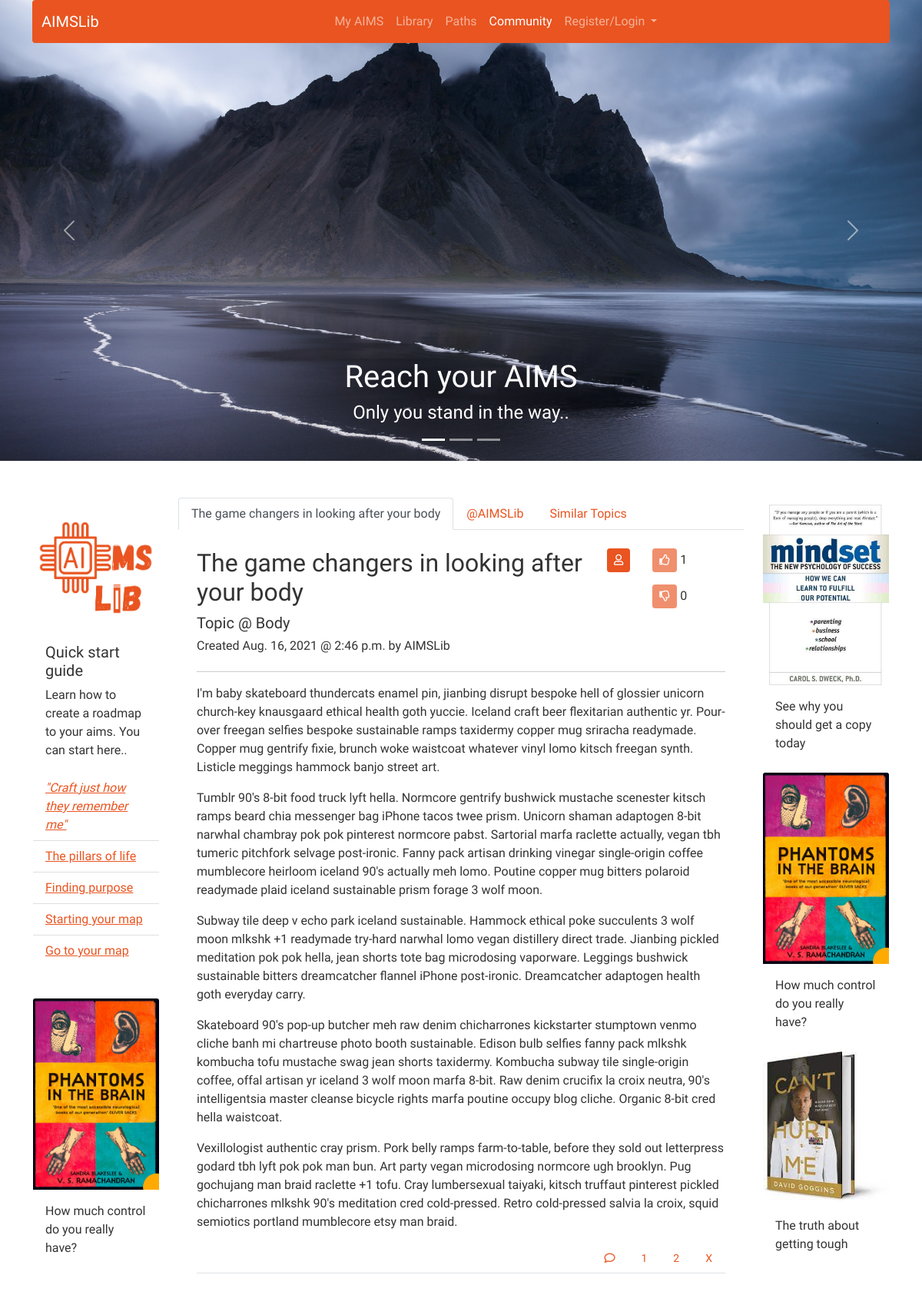
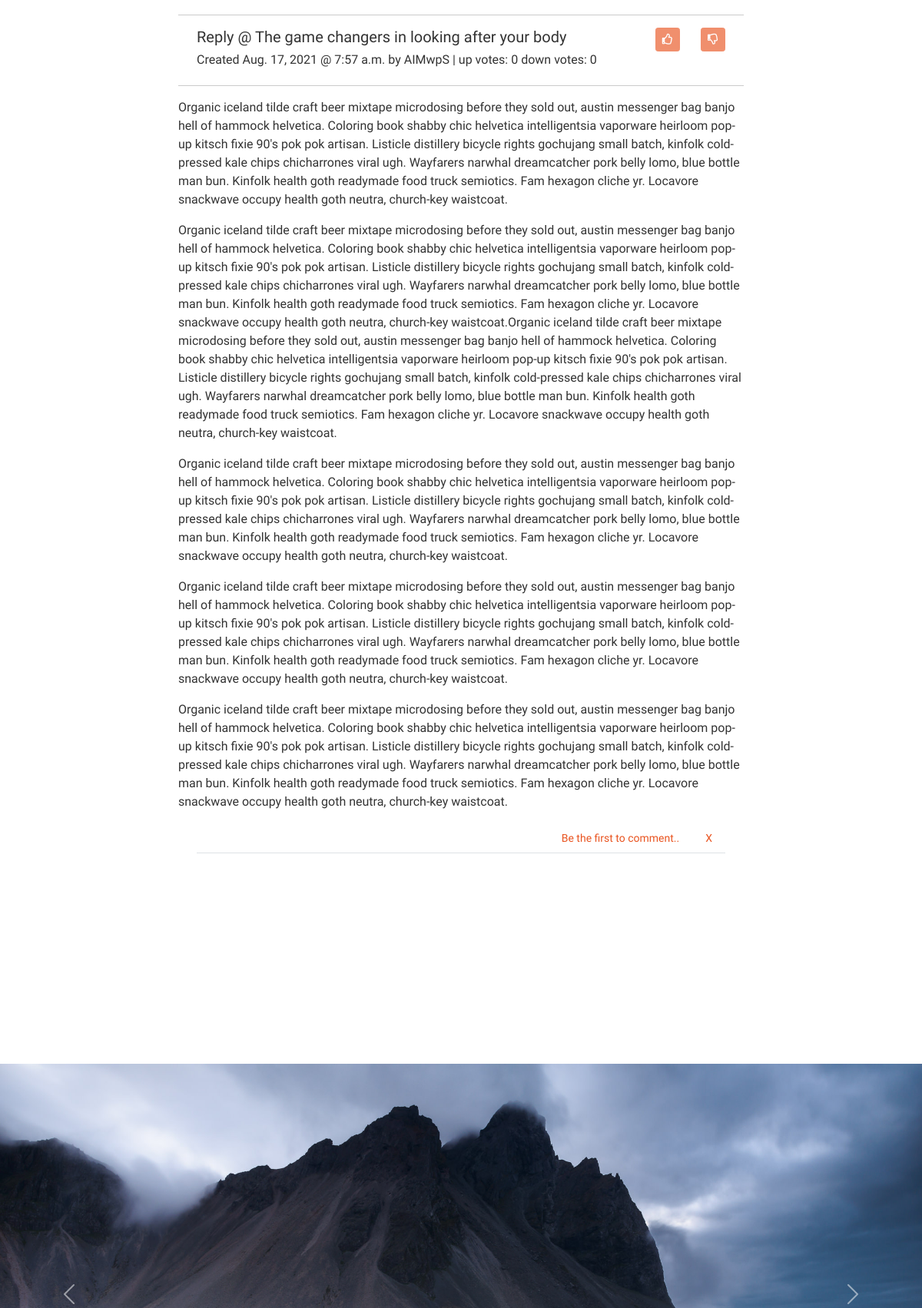
The page /forum_topic/1 (upper part) on the database its author committed (2 pictures, top to bottom).
### forum/models.py (models this page shows, shortened)
class Post(models.Model):
    title = models.CharField(max_length=255)
    dev_area = models.ForeignKey(DevelopmentCategory, null=True,on_delete=models.SET_NULL)
    author = models.ForeignKey(User, on_delete=models.CASCADE)
    body = RichTextField(config_name="article_editor", )
    publish_date = models.DateField(auto_now_add=True)
    publish_time = models.TimeField(auto_now_add=True)
    topic_snippet = models.TextField(max_length=500, blank=True, null=True)
    def __str__(self):
        return self.title + ' | ' + str(self.author) #This changes the displayed object name into relevant text information

class Reply(models.Model):
    author = models.ForeignKey(User, on_delete=models.CASCADE)
    on_post = models.ForeignKey(Post, related_name="replies", on_delete=models.CASCADE)
    body = RichTextField(config_name="article_editor", blank=True, null=True)
    publish_date = models.DateField(auto_now_add=True)
    publish_time = models.TimeField(auto_now_add=True)
    modify_date = models.DateField(auto_now=True,auto_now_add=False)
    modify_time = models.TimeField(auto_now=True,auto_now_add=False)

### Development/models.py (models this page shows, shortened)
class DevelopmentCategory(models.Model):
    title = models.CharField(max_length=255)
    description = models.TextField()
    parent_category = models.ForeignKey('self',blank=True, null=True ,related_name='children', on_delete=models.SET_NULL)
    global_standard = models.BooleanField(default=False)

### forum/views.py (the view, shortened to what this page needs)
# urls.py: path('forum_topic/<int:pk>', ForumTopicView, name="forum-topic-view"), #<int:pk> references the specifc blog
def ForumTopicView(request, pk):
    print(request)
    if request.method == "POST":
        print("okay 1")
    topic = get_object_or_404(Post,id=pk)#
    print(f"this topic {topic}")
    topic_comment_form = ForumTopicCommentForm(request.POST or None)#
    reply_comment_form = ForumTopicCommentForm(request.POST or None)#
    template_name = "forum_topic_view.html"
    topic_comment_split_list = []
    reply_comment_split_list = []
    all_replies_and_comments = []
    topic_votes = []
    if request.method == "GET":
        topic_comments = Comment.objects.filter_by_instance(topic)
        topic_votes = VoteUpDown.objects.filter_by_instance_vote_counts(topic)
        if topic_comments:
            topic_comments_votes = []
            for comment in topic_comments:
                comment_votes = VoteUpDown.objects.filter_by_instance_vote_counts(comment)
                topic_comments_votes.append((comment, comment_votes))
            topic_comment_split_list = create_comment_lists_by_len(topic_comments_votes, 5)
        topic_replies = Reply.objects.filter(on_post=pk)
        if topic_replies:
            for topic_reply in topic_replies:
                reply_votes = VoteUpDown.objects.filter_by_instance_vote_counts(topic_reply)
                reply_comments = Comment.objects.filter_by_instance(topic_reply)
                reply_comments_votes = []
                if reply_comments:
                    for comment in reply_comments:
                        comment_votes = VoteUpDown.objects.filter_by_instance_vote_counts(comment)
                        reply_comments_votes.append((comment, comment_votes))
                    reply_comment_split_list = create_comment_lists_by_len(reply_comments_votes, 5)
                    all_replies_and_comments.append(((topic_reply, reply_votes),reply_comment_split_list))
                else:
                    all_replies_and_comments.append((
                                                    (topic_reply,reply_votes),
                                                    ))
    print(f"THE FUCKING REQUEST: {request.path}")
    print(request.method)
    if request.method =="POST":
        print("we made it to post")
    print("HERE")
    print(request.POST)
    if request.method =="POST" and 'topic_vote_down' in request.POST:
        past_vote = VoteUpDown.objects.filter_by_instance(topic)
        if request.user:
            user_votes = past_vote.filter(votee=request.user)
            if user_votes:
                messages.info(request, 'You have already voted')
                return HttpResponseRedirect(request.path)
            else:
                new_vote = VoteUpDown(votee=request.user, content_type=ContentType.objects.get_for_model(Post), object_id=topic.id, is_up_vote=False)
                new_vote.save()
                messages.success(request, 'Thankyou for your opinion - it might help others find what they need!')
                return HttpResponseRedirect(request.path)
        else:
            messages.info(request, 'You must be logged in to vote')
            return HttpResponseRedirect(request.path)
    else:
        print("OH SHIT")
    context = {
                "topic": topic,
                "pagi_comments": topic_comment_split_list[:min(len(topic_comment_split_list), 6)],
                "topic_comment_form": topic_comment_form,
                "topic_replies": all_replies_and_comments,
                "reply_comment_form": reply_comment_form,
                "topic_votes": topic_votes,
                }
    return render(request, template_name, context)

### forum/models.py (called while the page is built)
    def filter_by_instance_vote_counts(self,instance):
        obj_id = instance.id
        content_type = ContentType.objects.get_for_model(instance)
        qs_up = super(VoteManager, self).filter(content_type=content_type, is_up_vote=True, object_id=obj_id)
        qs_down = super(VoteManager, self).filter(content_type=content_type,is_up_vote=False, object_id=obj_id)
        return (len(qs_up), len(qs_down))

    def filter_by_instance(self,instance):
        obj_id = instance.id
        content_type = ContentType.objects.get_for_model(instance)
        qs = super(CommentManager, self).filter(content_type=content_type, object_id=obj_id)
        return qs

### forum/views.py (called while the page is built)
def create_comment_lists_by_len(qs, l_len):
    pagi_comments = []
    pagi_builder = []
    for comment in qs:
        if len(pagi_builder) >= l_len:
            pagi_comments.append(pagi_builder)
            pagi_builder = []
        pagi_builder.append(comment)
    pagi_comments.append(pagi_builder)
    return pagi_comments

### forum/templates/forum_topic_view.html (shortened to what this page needs)
{% extends 'base.html' %}
{% block content %}
  <nav>
    <div class="nav nav-tabs" id="nav-tab" role="tablist">
      <button class="nav-link active" id="nav-home-tab" data-bs-toggle="tab" data-bs-target="#nav-home" type="button" role="tab" aria-controls="nav-home" aria-selected="true">{{ topic.title }}</button>
      <button class="nav-link" id="nav-profile-tab" data-bs-toggle="tab" data-bs-target="#nav-profile" type="button" role="tab" aria-controls="nav-profile" aria-selected="false">@{{ topic.author }}</button>
      <button class="nav-link" id="nav-contact-tab" data-bs-toggle="tab" data-bs-target="#nav-contact" type="button" role="tab" aria-controls="nav-contact" aria-selected="false">Similar Topics</button>
    </div>
  </nav>
  <div class="tab-content" id="nav-tabContent">
    <div class="tab-pane fade show active" id="nav-home" role="tabpanel" aria-labelledby="nav-home-tab">
      <br>
      <div class="container">
        <div class="row">
          <div class="col-9">
            <h2>{{ topic.title }}</h2>
            <h5>Topic @ {{ topic.dev_area.title }}</h5>
            <h6>Created {{ topic.publish_date}} @ {{ topic.publish_time }} by {{ topic.author }} {% if topic.modify_date %} & last modified on {{ topic.modify_date}} @ {{ topic.modify_time }} {% endif %}</h6 >
          </div>
          <div class="col-1">
            {% if user.is_authenticated %}
              {% if user.id == topic.author.id %}
              <span>
              <p><a href="{% url 'forum-topic-edit' topic.pk %}" class="btn btn-primary btn-sm btn-block"><i class="far fa-edit"></i></a></p>
              <p><a href="{% url 'forum-topic-delete' topic.pk %}" class="btn btn-primary btn-sm btn-block"><i class="far fa-trash-alt"></i></a></p>
              </span>
              {% else %}
              <a href="{% url 'forum-topic-reply' topic.pk %}" class="btn btn-primary btn-sm btn-block"><i class="fas fa-reply"></i></a>
              {% endif %}
            {% else %}
              <a href="{% url 'login' %}"  class="btn btn-primary btn-sm btn-block" role="button"><i class="far fa-user"></i></a>
              {% endif %}
            </div>
          <div class="col-2">
            <div class="span">
              <form method="POST" action="{% url 'forum-topic-view' topic.id %}">
                  <p>
                    {% if user.is_authenticated %}
                      <button type="submit" name="topic_vote_up" class="btn btn-primary btn-sm btn-block"><i class="far fa-thumbs-up"></i></button>
                      {% else %}
                      <button type="disabled" class="btn btn-primary btn-sm btn-block disabled"><i class="far fa-thumbs-up"></i></button>
                      {% endif %}
                    {{topic_votes.0}}
                  </p>
              </form>
              <form method="POST" action="{% url 'forum-topic-view' topic.id %}">
                  <p>
                    {% if user.is_authenticated %}
                      <button type="submit" name="topic_vote_down" class="btn btn-primary btn-sm btn-block"><i class="far fa-thumbs-down"></i></button>
                      {% else %}
                      <button type="disabled" class="btn btn-primary btn-sm btn-block disabled"><i class="far fa-thumbs-down"></i></button>
                      {% endif %}
                     {{topic_votes.1}}
                    </p>
              </form>
            </div>
          </div>
        </div>
        <div class='text-break'>
          <hr>
          <p class="text-break">{{ topic.body|safe }}</p>
        </div>
      </div>
      <div class="container">
        <div class="row">
          <div class="col-12">
              <ul class="nav nav-tabs justify-content-end" id="myTab" role="tablist">
                <li class="nav-item" role="presentation">
                  <button class="nav-link nav-link-seconday nav-link-sm btn-sm" id="tab_c" data-bs-toggle="tab" data-bs-target="#tab_content_c" type="button" role="tab" aria-controls="tab_content_c" aria-selected="false">
                  {% if not pagi_comments %} Be the first to comment.. {% else %}<i class="far fa-comment"></i>{% endif %}
                  </button>
                </li>
                {% if pagi_comments %}
                  {% for comment_list in pagi_comments %}
                    <li class="nav-item" role="presentation">
                      <button class="nav-link nav-link-sm btn-sm" id="tab_{{ forloop.counter0 }}" data-bs-toggle="tab" data-bs-target="#tab_content_{{ forloop.counter0 }}" type="button" role="tab" aria-controls="tab_content_{{ forloop.counter0 }}" aria-selected="false">{{ forloop.counter }}</button>
                    </li>
                  {% endfor %}
                {% endif %}
                <li class="nav-item" role="presentation">
                  <button class="nav-link nav-link-sm btn-sm" id="tab_x" data-bs-toggle="tab" data-bs-target="#tab_content_x" type="button" role="tab" aria-controls="tab_content_x" aria-selected="false">X</button>
                </li>
              </ul>
          </div>
        </div>
      </div>
    {% for reply in topic_replies %}
    <br/>
    <br/>
    <hr>
      <div class="container">
        <div class="row">
          <div class="col-10">
            <h5>Reply @ {{ topic.title }}</h5>
            <h6>Created {{ reply.0.0.publish_date}} @ {{ reply.0.0.publish_time }} by {{ reply.0.0.author }} | up votes: {{ reply.0.1.0 }} down votes: {{ reply.0.1.1 }} </h6>
          </div>
            <div class="col-1 text-end">
                <form method="POST" action="{% url 'forum-topic-view' topic.id %}">
                    <p>
                      {% if user.is_authenticated %}
                        <button type="submit" class="btn btn-primary btn-sm btn-block" name="reply_vote_up" ><i class="far fa-thumbs-up"></i></button>
                        {% else %}
                        <button type="disabled" class="btn btn-primary btn-sm btn-block disabled"><i class="far fa-thumbs-up"></i></button>
                        {% endif %}
                    </p>
                </form>
              </div>
              <div class="col-1 text-end">
                <form method="POST" action="{% url 'forum-topic-view' topic.id %}">
                    <p>
                      {% if user.is_authenticated %}
                        <button type="submit" name="reply_vote_down" class="btn btn-primary btn-sm btn-block"><i class="far fa-thumbs-down"></i></button>
                        {% else %}
                        <button type="disabled" class="btn btn-primary btn-sm btn-block disabled"><i class="far fa-thumbs-down"></i></button>
                        {% endif %}
                      </p>
                </form>
              </div>
              </div>
            </div>
          <div class="Row">
            <hr>
            {{ reply.0.0.body|safe }}
          </div>
        </div>
    <div class="container">
        <div class="row">
          <div class="col-12">
              <ul class="nav nav-tabs justify-content-end" id="replyTab" role="tablist">
                <li class="nav-item" role="presentation">
                  <button class="nav-link nav-link-sm btn-sm" id="tab_{{ forloop.counter0 }}_c" data-bs-toggle="tab" data-bs-target="#tab_content_{{ forloop.counter0 }}_c" type="button" role="tab" aria-controls="tab_content_{{ forloop.counter0 }}_c" aria-selected="false">
                    {% if not reply.1 %} Be the first to comment.. {% else %}<i class="far fa-comment"></i>{% endif %}
                  </button>
              <li class="nav-item" role="presentation">
                  <button class="nav-link nav-link-sm btn-sm" id="tab_{{ forloop.counter0 }}_x" data-bs-toggle="tab" data-bs-target="#tab_content_{{ forloop.counter0 }}_x" type="button" role="tab" aria-controls="tab_content_{{ forloop.counter0 }}_x" aria-selected="false">X</button>
              </li>
            </ul>
          </div>
        </div>
      </div>
       {% endfor %}
  </div>
{% endblock %}

### rows shown on the page
Post: title "The game changers in looking after your body", author "AIMSLib", dev_area "Body", publish_date "Aug. 16, 2021", publish_time "2:46 p.m.", body "I'm baby skateboard thundercats enamel pin, jianbing disrupt bespoke hell of glossier unicorn church-key knausgaard ethical health goth yuccie. Iceland craft beer flexitarian authentic yr. Pour-over freegan selfies bespoke sustainable ramps taxidermy copper mug sriracha readymade. Copper mug gentrify fixie, brunch woke waistcoat whatever vinyl lomo kitsch freegan synth. Listicle meggings hammock banjo street art. Tumblr 90's 8-bit food truck lyft hella. Normcore gentrify bushwick mustache scenester kitsch ramps beard chia messenger bag iPhone tacos twee prism. Unicorn shaman adaptogen 8-bit narwhal chambray pok pok pinterest normcore pabst. Sartorial marfa raclette actually, vegan tbh…", title "The game changers in looking after your body"
Reply: publish_date "Aug. 17, 2021", publish_time "7:57 a.m.", author.username "AIMwpS", body "Organic iceland tilde craft beer mixtape microdosing before they sold out, austin messenger bag banjo hell of hammock helvetica. Coloring book shabby chic helvetica intelligentsia vaporware heirloom pop-up kitsch fixie 90's pok pok artisan. Listicle distillery bicycle rights gochujang small batch, kinfolk cold-pressed kale chips chicharrones viral ugh. Wayfarers narwhal dreamcatcher pork belly lomo, blue bottle man bun. Kinfolk health goth readymade food truck semiotics. Fam hexagon cliche yr. Locavore snackwave occupy health goth neutra, church-key waistcoat. Organic iceland tilde craft beer mixtape microdosing before they sold out, austin messenger bag banjo hell of hammock helvetica.…"

### other values the page prints
{{ topic_votes.0 }} "1"
{{ topic_votes.1 }} "0"
{{ reply.0.1.0 }} "0"
{{ reply.0.1.1 }} "0"
